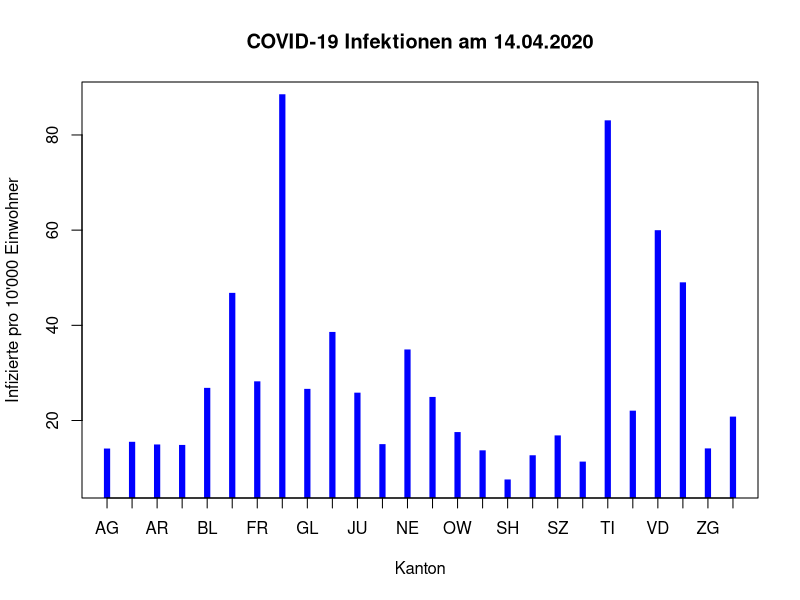
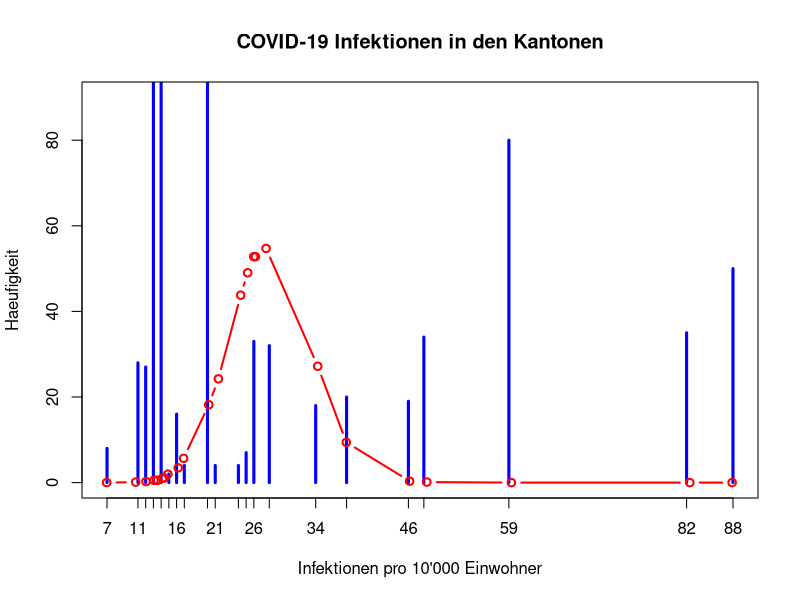

The R script that drew these images, in order: (Note: this script raises an error after producing the figures.)
# Analysieren der Daten mit min. 4 der 5 besprochenen Verfahren:
# - poisson.test()
#   - Schaetzen
#   - Testen
#   - Vertrauensintervalle
# - binom.test()
#   - Testen bei 2 Poisson-Realisationen
# - chisq.test()
#   - Dispersionstest
# - BootSim


# COVID-19 Infektionen am 14.03. und 14.04.2020
# df <- data.frame(
#   kanton=c( "AG", "AI", "AR", "BE", "BL", "BS", "FR", "GE", "GL", "GR","JU", "LU", "NE", "NW", "OW", "SG", "SH", "SO", "SZ", "TG", "TI", "UR", "VD", "VS", "ZG", "ZH"),
#   inf_1403=c( 31,    2,    5,   78,   47,  119,   36,  280,    5,   47,  15,   19,   68,    5,    8,   26,    1,   10,   13,    5,  262,    2,  350,   88,   13,  148),
#   inf_1404=c(912,   24,   79, 1470,  755,  119,  899, 4390,  105,  741, 185,  589,  606,  105,   64,  664,   57,  329,  258,  296, 2912,   78, 4741, 1664,  171, 3067),
#   einwohner=c(678207, 16145, 55234, 1034977, 288132, 194766, 318714, 49948, 40403, 198379, 73419, 409557, 17685, 43223, 37841, 507697, 81991, 273194,
#             159165, 276472, 353343, 36433, 799145, 343955, 126837, 1520968)
# )
#
# COVID-19 Infektionen am 14.03., 14.04. und 16.04.2020
# df <- data.frame(
#   kanton=c(    "AG",   "AI",   "AR",     "BE",    "BL",    "BS",    "FR",   "GE",   "GL",    "GR",   "JU",    "LU",   "NE",   "NW",   "OW",    "SG",   "SH",    "SO",    "SZ",    "TG",    "TI",   "UR",    "VD",    "VS",    "ZG",     "ZH"),
#   inf_1403=c(    31,      2,      5,       78,      47,     119,      36,    280,      5,      47,     15,      19,     68,      5,      8,      26,      1,      10,      13,       5,     262,      2,     350,      88,      13,      148),
#   inf_1404=c(   912,     24,     79,     1470,     755,     899,     879,   4390,    105,     753,    185,     589,    606,    105,     64,     664,     57,     329,     258,     296,    2912,     78,    4741,    1664,     171,     3067),
#   inf_1604=c(   943,     24,     79,     1515,     781,     917,     907,   4565,    106,     764,    189,     599,    616,    107,     66,     694,     60,     329,     265,     308,    2953,     78,    4844,    1707,     171,     3151),
#   einw10k=c(67.8207, 1.6145, 5.5234, 103.4977, 28.8132, 19.4766, 31.8714, 49.948, 4.0403, 19.8379, 7.3419, 40.9557, 17.685, 4.3223, 3.7841, 50.7697, 8.1991, 27.3194, 15.9165, 27.6472, 35.3343, 3.6433, 79.9145, 34.3955, 12.6837, 152.0968)
# )

# kanton:   Kantons (Abkuerzung)
# inf_1403: COVID-19 Infektionen am 14.03.2020
# inf_1404: COVID-19 Infektionen am 14.04.2020
# inf_1604: COVID-19 Infektionen am 16.04.2020
# einw10k:  Anzahl Einwohner (in 10'000)
df <- data.frame(
  kanton=c(    "AG",   "AI",   "AR",     "BE",    "BL",    "BS",    "FR",   "GE",   "GL",    "GR",   "JU",    "LU",   "NE",   "NW",   "OW",    "SG",   "SH",    "SO",    "SZ",    "TG",    "TI",   "UR",    "VD",    "VS",    "ZG",     "ZH"),
#  inf_1403=c(    31,      2,      5,       78,      47,     119,      36,    280,      5,      47,     15,      19,     68,      5,      8,      26,      1,      10,      13,       5,     262,      2,     350,      88,      13,      148),
  inf_1404=c(   912,     24,     79,     1470,     755,     899,     879,   4390,    105,     753,    185,     589,    606,    105,     64,     664,     57,     329,     258,     296,    2912,     78,    4741,    1664,     171,     3067),
  inf_1604=c(   943,     24,     79,     1515,     781,     917,     907,   4565,    106,     764,    189,     599,    616,    107,     66,     694,     60,     329,     265,     308,    2953,     78,    4844,    1707,     171,     3151),
  einw10k=c(67.8207, 1.6145, 5.5234, 103.4977, 28.8132, 19.4766, 31.8714, 49.948, 4.0403, 19.8379, 7.3419, 40.9557, 17.685, 4.3223, 3.7841, 50.7697, 8.1991, 27.3194, 15.9165, 27.6472, 35.3343, 3.6433, 79.9145, 34.3955, 12.6837, 152.0968)
)


## Infektionen per 10'000 Einwohnern

# 14.04.2020: Infektionen per 10'000 Einwohner
i1404_10k <- df$inf_1404 / df$einw10k

# Ueberblick ueber die absoluten Infektionszahlen per Kanton
plot(i1404_10k,
     main = "COVID-19 Infektionen am 14.04.2020",
     xlab = "Kanton",
     ylab = "Infizierte pro 10'000 Einwohner",
     type = "h",
     lwd = 6,
     col = "blue",
     lend = 2,
     xaxt = "n")
axis(1, at = 1:length(i1404_10k), labels = df$kanton)



# Anzahl Infektionen pro 10'000 und ihre Haeufigkeit (in den Kantonen)
#plot(table(round(i1404_10k)),
plot(table(rep(round(i1404_10k), round(df$einw10k))),
     main = "COVID-19 Infektionen in den Kantonen",
     xlab = "Infektionen pro 10'000 Einwohner",
     ylab = "Haeufigkeit",
     ylim = c(0, 90),
     col = "blue",
     type = "h",
     lwd = 3)



######################### Schaetzen #############################

### lambda schaetzen

# totale Anzahl Infektionen / pro 10'000
n <- sum(i1404_10k)

# mittlere Anzahl Infektionen per 10'000 Einwohnern
mu <- mean(i1404_10k)

# angepasstes Modell
yModel <- n * dpois(sort(round(i1404_10k)), lambda = mu)
lines(sort(i1404_10k), yModel, type="b", lwd=2, col="red")
# yModel <- n * dpois(min(i1404_10k):max(i1404_10k), lambda = mu)
# lines(sort(i1404_10k), yModel, type="b", lwd=2, col="red")



######################### Testen #############################

# 16.04.2020: Infektionen per 10'000 Einwohner (gerundet)
i1604_10k <- round(df$inf_1604 / df$einw10k)

# Infektionen / 10'000 Einwohnern
# Waadt am 16.04.2020:
as.character(df$kanton[23])
i1404_10k[23]

# Frage: Ist diese Infektionsrate bei angenommener Poisson-Verteilung plausibel
# bei lambda= und Signifikanzniveau von 95%?
poisson.test(x = 61, r = 27.85, conf.level = 0.95)

# Antwort: Nein, aufgrund des niedrigen p-Werts (6.213e-08) muss die Nullhypothese
#          verworfen werden, dass die Infektionsrate Poisson-verteilt ist.




######################### Vertrauensinterval #############################

# Frage: Auf Basis der Infektionsraten vom 14.04., was sind plausible Werte fuer lambda?
poisson.test(x = sum(i1404_10k), T = nrow(df), conf.level = 0.95)

# Antwort: Jede Poisson-Verteilung mit lambda zwischen 25.85 und 29.95 wird die Infektionsraten
#          vom 14.04. geeignet beschreiben.


# Frage: Welche Anzahl Infektionen sind fuer die Kantone plausibel

# Vertrauensintervalle fuer die Infektionszahlen vom 14.04.
VI <- matrix(NA, nrow = nrow(df), ncol = 2)

# Vertrauensintervalle fuer alle Kantone in Matrix speichern
for(i in 1:nrow(df)){
  pt <- poisson.test(x = df$inf_1404[i], T = df$einw10k[i])
  VI[i,] <- pt$conf.int
}

plot(i1404_10k,
     main = "COVID-19 Infektionen am 14.04.2020",
     sub = "(Vertrauensintervall: lila)",
     xlab = "Kantone",
     ylab = "Anzahl Infektionen",
     type = "h",
     lwd = 6,
     col = "blue",
     lend = 2,
     xaxt = "n")
axis(1, at = 1:length(i1404_10k), labels = df$kanton)
segments(1:nrow(df), VI[,1], 1:nrow(df), VI[,2], col = "violet", lwd = 2)




################# Testen bei zwei Poisson Realisationen #####################

## COVID-19 Infektionen am 14.04. und 16.04.2020
inf_ch_1404 <- sum(df$inf_1404)
inf_ch_1604 <- sum(df$inf_1604)


# Frage: Am 14.04. waren in der Schweiz 26'052 Personen infiziert, am 16.04. bereits 26'738.
#        Kann die Zunahme rein zufaellig sein oder ist sie signifikant (Niveau: 95%)?

binom.test(x=inf_ch_1604, n=inf_ch_1404 + inf_ch_1604, p=0.5)

# Antwort: Nein, der p-Wert liegt knapp ausserhalb des Annahmebereichs (5%). Die Zunahme der
#          Infektionen ist signifikant  und kann nicht mehr als zufaellig betrachtet werden.




######################### Dispersionstest #############################


### mit der Bootstrap-Methode
library(boot)

## Bootstrap-Vertrauensintervall für die Dispersion
f.disp <- function(x, ind){
  ## x   = ursprünglicher Beobachtungsvektor
  ## ind = Beobachtungsnummer für die Bootstrap-Stichprobe
  xx <-x[ind]       # erzeugen der Bootstrap-Stichprobe
  var(xx)/ mean(xx) # Berechnet die Dispersion für die Bootstrap-Stichprobe
}

set.seed(seed=123)
inf.boot2 <- boot(i1404_10k, f.disp, R=999, stype="i")
boot.ci(inf.boot2, conf=0.95, type="perc")
#  Level    Percentile     
#  95%   ( 5.87, 22.67 )

# Da die Nullhypothese "s^2/xq = 1" NICHT im 95%-Vertrauensintervall [5.87, 22.67] liegt
# kann die Nullhypothese auf dem 2.5% Niveau verworfen werden.
#
# Schluss: Die Poisson-Verteilung ist nicht geeignet um die
#          COVID-19 Infektionen in der Schweiz zu beschreiben.


### mit dem Chiquadrat-Test

chisq.test(i1404_10k)
# X-squared = 400.97, df = 25, p-value < 2.2e-16

# Da der P-Wert von 2.2e-16 kleiner als das 2.5% Niveau ist,
# wird die Null-Hypothese "Daten können durch eine Poisson-Verteilung
# beschrieben werden" verworfen.




